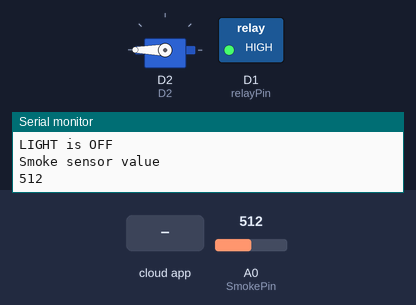
Simulated run of this sketch. Board: ESP8266 (NodeMCU). Parts: servo, switched loads named in the sketch (green lamp = pin HIGH), the last lines printed to the serial monitor. The inputs (shaded band) are chosen by the test bench; at power-on: A0 (SmokePin) = 512. WiFi joins after 1.5 s; servers stay silent unless stated; the Firebase database answers and starts empty.

Above: at 2.7 s.
2.8 s: the phone or cloud app sets WINDOW_STATUS to 1
At 4.0 s:
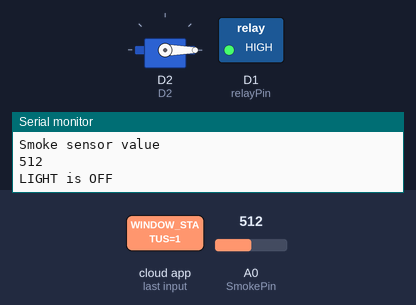
4.3 s: the phone or cloud app sets LED_STATUS to 1
At 5.7 s:
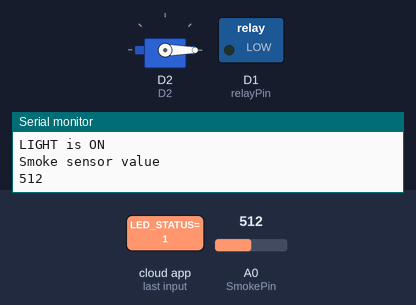
6.4 s: the phone or cloud app sets LED_STATUS to 0
At 7.3 s:
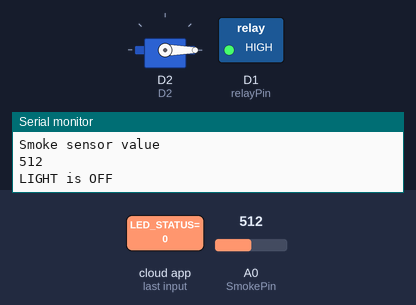
8.4 s: the phone or cloud app sets WINDOW_STATUS to 0
At 10.2 s:
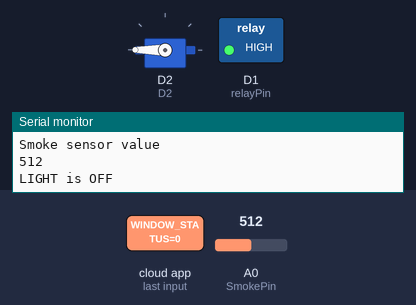
Timing chart, 0 to 11.3 s (numbered marks = the images above; inputs shaded):
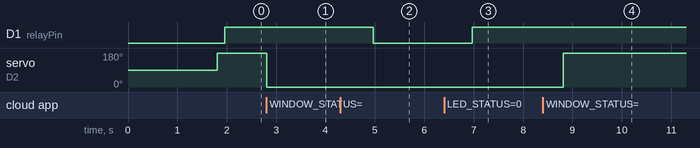

The sketch:

smoke_window_light.ino
```cpp
#include<Wire.h>
#include "DHT.h"
#include<ESP8266WiFi.h>
#include <Servo.h>
Servo servo;
#define D2 4
#include <Firebase_ESP_Client.h>


 //Pin number of the LED
 #define FIREBASE_AUTH  "" //Your Firebase Web API Key
 #define FIREBASE_HOST  "" //Your Firebase URL
 #define WIFI_SSID ""     //Your WIFI SSID
 #define WIFI_PASSWORD   "1" //Your WIFI Password


#include "addons/TokenHelper.h"
//Provide the RTDB payload printing info and other helper functions.
#include "addons/RTDBHelper.h"

int SmokePin = A0; // Change this to your specific pin for the soil sensor
int SmokeValue = 0;
const int relayPin = 5;
FirebaseAuth auth;
FirebaseConfig config;
FirebaseData fbdo;
int count = 0;
bool signupOK = false;

unsigned long sendDataPrevMillis = 0;
void setup(){

  Serial.begin(9600);
  pinMode(relayPin, OUTPUT);
  WiFi.begin(WIFI_SSID, WIFI_PASSWORD);
  Serial.print("Connecting to Wi-Fi");
  while (WiFi.status() != WL_CONNECTED){
    Serial.print(".");
    delay(300);
  }
  Serial.println();
  Serial.print("Connected with IP: ");
  Serial.println(WiFi.localIP());
  Serial.println();

config.api_key =  FIREBASE_AUTH;
servo.attach(D2);
  /* Assign the RTDB URL (required) */
  config.database_url = FIREBASE_HOST;
  /* Sign up */
  if (Firebase.signUp(&config, &auth, "", "")){
    Serial.println("ok");
    signupOK = true;
  }
  else{
    Serial.printf("%s\n", config.signer.signupError.message.c_str());
  }

  /* Assign the callback function for the long running token generation task */
  //see addons/TokenHelper.h
   config.token_status_callback = tokenStatusCallback;
  Firebase.begin(&config, &auth);
  Firebase.reconnectWiFi(true);


}
void loop(){
    ////Store temperature value in variable t
  SmokeValue = analogRead(SmokePin);

   if (Firebase.ready() && signupOK && (millis() - sendDataPrevMillis > 1000 || sendDataPrevMillis == 0)){
    //since we want the data to be updated every second
    sendDataPrevMillis = millis();
    // Enter Temperature in to the DHT_11 Table

     if (Firebase.RTDB.setInt(&fbdo, "firebase_path/Smoke/PPM_Value",SmokeValue)){//Replace firebase_path with your firebase_path
      // This command will be executed even if you dont serial print but we will make sure its working
      Serial.println("Smoke sensor value");
  Serial.println(SmokeValue);
    }
    else {
      Serial.println("Failed to Read from the Sensor");
      Serial.println("REASON: " + fbdo.errorReason());
    }
     if (Firebase.RTDB.getInt(&fbdo,"9q0rcpcvl/WINDOW_STATUS")){ // Your Firebase data path
 int   WINDOW_STATUS = fbdo.intData();
    if(WINDOW_STATUS== 1){
      // rotate from 0 degrees to 180 degrees
    // in steps of 1 degree
       servo.write(0);                // tell servo to go to position in variable 'pos'
    delay(10);                      // waits 10ms for the servo to reach the position

    }


    else if (WINDOW_STATUS == 0){
      servo.write(180);                   // tell servo to go to position in variable 'pos'
    delay(10);
                            // waits 10ms for the servo to reach the position

  }
     }
    else{
      Serial.println(fbdo.errorReason());
    }

     if (Firebase.RTDB.getInt(&fbdo,"firebase_path/LED_STATUS")){ // Your Firebase data path
 int   LED_STATUS = fbdo.intData();
    if(LED_STATUS== 1){
       digitalWrite(relayPin,LOW);
      Serial.println("LIGHT is ON");
    }
    else if (LED_STATUS == 0){
      digitalWrite(relayPin, HIGH);
      Serial.println("LIGHT is OFF");
    }
  }
    else{
      Serial.println(fbdo.errorReason());
    }

  }
}
```

Measured:
- after the input at 2.8 s, servo on D2: 180° → 0° at once
- after the input at 4.3 s, D1 (relayPin): HIGH → LOW after 0.67 s
- after the input at 6.4 s, D1 (relayPin): LOW → HIGH after 0.57 s
- after the input at 8.4 s, servo on D2: 0° → 180° after 0.41 s
